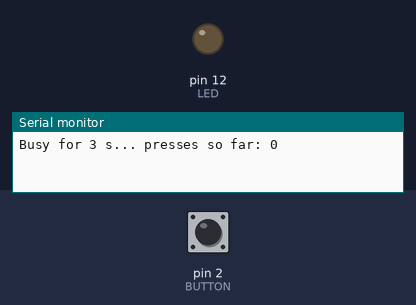
This sketch was run on a simulated Arduino Uno, built with avr-gcc and run on an emulated ATmega328P. Shown: output pins drawn as LEDs (lit = HIGH), the last lines printed to the serial monitor. Inputs (shaded band) come from the test bench; at power-on: pin 2 (BUTTON) HIGH.

Above: at 1.2 s.
1.3 s: pin 2 (BUTTON) pulled LOW for 0.15 s
At 2.1 s:
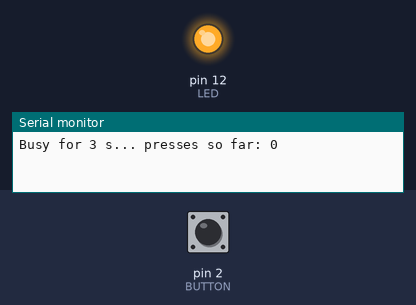
2.9 s: pin 2 (BUTTON) pulled LOW for 1 s
At 3.3 s:
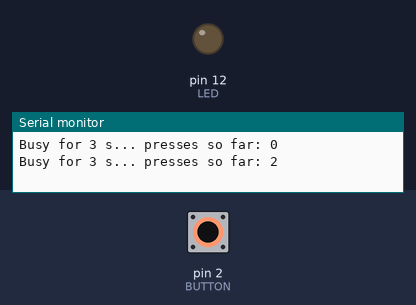
5.4 s: pin 2 (BUTTON) pulled LOW for 3.2 s
At 6.4 s:
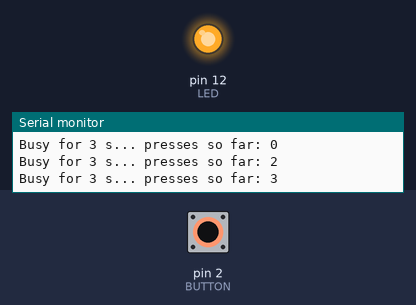
Timing chart, 0 to 8.4 s (numbered marks = the images above; inputs shaded):
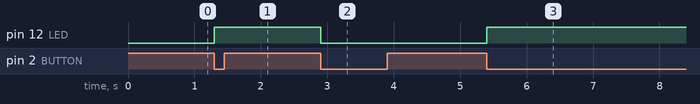

The sketch:

pushbutton_interrupt_toggle.ino
```cpp
// Interrupt-driven pushbutton handler that debounces presses, toggles an LED instantly, and counts presses while the main loop performs long blocking work.
//
// Full tutorial: https://shillehtek.com/blogs/news/arduino-uno-pushbutton-interrupts-instant-led-toggle
// Parts used: https://shillehtek.com/products/arduino-uno-r3-starter-kit
//             https://shillehtek.com/products/200pcs-6mm-light-touch-button-switch-kit-plastic-box-4-3-5-6-7-8-9-10-12-14-16mm
//             https://shillehtek.com/products/820pcs-1-4w-1-41-kinds-each-value-20pcs-metal-film-resistors-kit-plastic-box
// More examples: https://github.com/shillehbean/shillehtek-examples
//

const int LED = 12, BUTTON = 2;

volatile bool ledState = false;           // 'volatile': shared between ISR and loop()
volatile unsigned long lastEdge = 0;
volatile unsigned long presses = 0;

void onButton() {                         // the ISR: keep it short, no Serial, no delay
  unsigned long now = millis();           // reading millis() inside an ISR is fine
  if (now - lastEdge < 200) return;       // debounce: ignore bounces within 200 ms
  lastEdge = now;
  ledState = !ledState;
  digitalWrite(LED, ledState);
  presses++;
}

void setup() {
  Serial.begin(9600);
  pinMode(LED, OUTPUT);
  pinMode(BUTTON, INPUT_PULLUP);
  attachInterrupt(digitalPinToInterrupt(BUTTON), onButton, FALLING);   // fire on press
}

void loop() {
  // the "long job": loop() is blocked, but the button still works
  noInterrupts();                         // read the shared counter atomically
  unsigned long p = presses;
  interrupts();
  Serial.print("Busy for 3 s... presses so far: ");
  Serial.println(p);
  delay(3000);
}
```

Measured:
- after the input at 1.3 s, pin 12 (LED): LOW → HIGH at once
- after the input at 2.9 s, pin 12 (LED): HIGH → LOW at once
- after the input at 5.4 s, pin 12 (LED): LOW → HIGH at once
